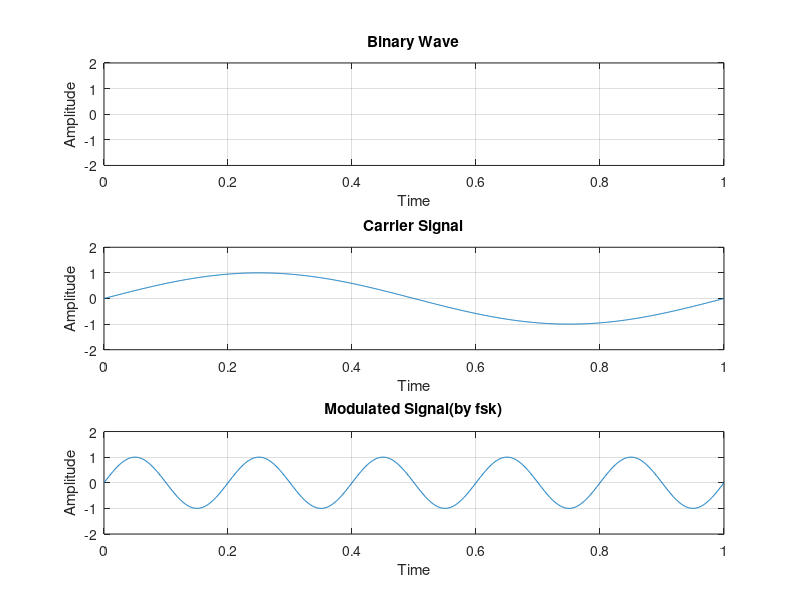

The MATLAB source for this figure:
clc;
clear;
close all;

b = input('Enter Binary Sequence: ','s');
b = b - '0';
n = length(b);
t = 0:0.001:n;

for i = 1:n
    bw(i*1000:(i+1)*1000) = b(i);
end
bw = bw(1000:end);

figure;
subplot(3,1,1);
plot(t,bw);
grid on;
axis([0 n -2 2]);
title('Binary Wave');
xlabel('Time');
ylabel('Amplitude');

sint = sin(2*pi*t);

subplot(3,1,2);
plot(t,sint);
grid on;
axis([0 n -2 2]);
title('Carrier Signal');
xlabel('Time');
ylabel('Amplitude');

f0 = 5;
f1 = 10;

for j=1:length(t)
    if bw(j)==1
        x(j) = -sin(2*pi*f1*t(j));
    else
        x(j) = sin(2*pi*f0*t(j));
    end
end

subplot(3,1,3);
plot(t,x);
grid on;
axis([0 n -2 2]);
title('Modulated Signal(by fsk)');
xlabel('Time');
ylabel('Amplitude');
